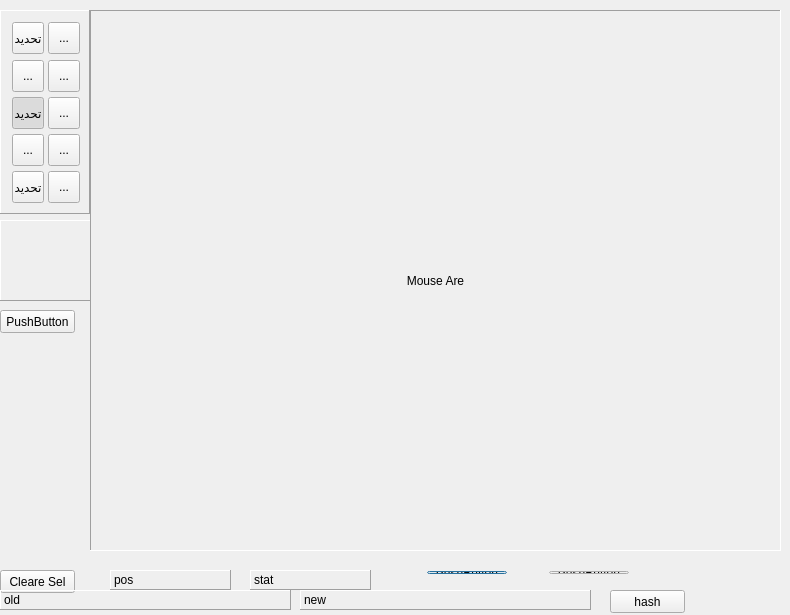
<?xml version="1.0" encoding="UTF-8"?>
<ui version="4.0">
 <class>Dialog</class>
 <widget class="QDialog" name="Dialog">
  <property name="geometry">
   <rect>
    <x>0</x>
    <y>0</y>
    <width>790</width>
    <height>615</height>
   </rect>
  </property>
  <property name="windowTitle">
   <string>Dialog</string>
  </property>
  <widget class="QWidget" name="layoutWidget">
   <property name="geometry">
    <rect>
     <x>380</x>
     <y>560</y>
     <width>296</width>
     <height>25</height>
    </rect>
   </property>
   <layout class="QHBoxLayout" name="horizontalLayout">
    <item>
     <spacer name="horizontalSpacer_2">
      <property name="orientation">
       <enum>Qt::Horizontal</enum>
      </property>
      <property name="sizeHint" stdset="0">
       <size>
        <width>40</width>
        <height>20</height>
       </size>
      </property>
     </spacer>
    </item>
    <item>
     <widget class="QPushButton" name="pushButton">
      <property name="text">
       <string>PushButton</string>
      </property>
     </widget>
    </item>
    <item>
     <spacer name="horizontalSpacer">
      <property name="orientation">
       <enum>Qt::Horizontal</enum>
      </property>
      <property name="sizeHint" stdset="0">
       <size>
        <width>40</width>
        <height>20</height>
       </size>
      </property>
     </spacer>
    </item>
    <item>
     <widget class="QPushButton" name="pushButton_2">
      <property name="text">
       <string>PushButton</string>
      </property>
     </widget>
    </item>
    <item>
     <spacer name="horizontalSpacer_3">
      <property name="orientation">
       <enum>Qt::Horizontal</enum>
      </property>
      <property name="sizeHint" stdset="0">
       <size>
        <width>40</width>
        <height>20</height>
       </size>
      </property>
     </spacer>
    </item>
   </layout>
  </widget>
  <widget class="QLabel" name="label_2">
   <property name="geometry">
    <rect>
     <x>110</x>
     <y>570</y>
     <width>121</width>
     <height>20</height>
    </rect>
   </property>
   <property name="frameShape">
    <enum>QFrame::Panel</enum>
   </property>
   <property name="frameShadow">
    <enum>QFrame::Raised</enum>
   </property>
   <property name="text">
    <string>pos</string>
   </property>
  </widget>
  <widget class="QLabel" name="label_3">
   <property name="geometry">
    <rect>
     <x>250</x>
     <y>570</y>
     <width>121</width>
     <height>20</height>
    </rect>
   </property>
   <property name="frameShape">
    <enum>QFrame::Panel</enum>
   </property>
   <property name="frameShadow">
    <enum>QFrame::Raised</enum>
   </property>
   <property name="text">
    <string>stat</string>
   </property>
  </widget>
  <widget class="QFrame" name="frame">
   <property name="geometry">
    <rect>
     <x>0</x>
     <y>10</y>
     <width>90</width>
     <height>204</height>
    </rect>
   </property>
   <property name="frameShape">
    <enum>QFrame::Panel</enum>
   </property>
   <property name="frameShadow">
    <enum>QFrame::Raised</enum>
   </property>
   <layout class="QGridLayout" name="gridLayout">
    <item row="0" column="0">
     <widget class="QToolButton" name="mB_sel">
      <property name="minimumSize">
       <size>
        <width>32</width>
        <height>32</height>
       </size>
      </property>
      <property name="toolTip">
       <string>تحديد</string>
      </property>
      <property name="text">
       <string>تحديد</string>
      </property>
      <property name="icon">
       <iconset resource="res.qrc">
        <normaloff>:/images/instruments-icons/cursor.png</normaloff>:/images/instruments-icons/cursor.png</iconset>
      </property>
      <property name="checkable">
       <bool>true</bool>
      </property>
      <property name="autoExclusive">
       <bool>true</bool>
      </property>
     </widget>
    </item>
    <item row="0" column="1">
     <widget class="QToolButton" name="mB_cls">
      <property name="minimumSize">
       <size>
        <width>32</width>
        <height>32</height>
       </size>
      </property>
      <property name="toolTip">
       <string>مسح</string>
      </property>
      <property name="text">
       <string>...</string>
      </property>
      <property name="icon">
       <iconset resource="res.qrc">
        <normaloff>:/images/instruments-icons/lastic.png</normaloff>:/images/instruments-icons/lastic.png</iconset>
      </property>
      <property name="checkable">
       <bool>true</bool>
      </property>
      <property name="autoExclusive">
       <bool>true</bool>
      </property>
     </widget>
    </item>
    <item row="1" column="0">
     <widget class="QToolButton" name="mB_pip">
      <property name="minimumSize">
       <size>
        <width>32</width>
        <height>32</height>
       </size>
      </property>
      <property name="toolTip">
       <string>إلتقاط اللون</string>
      </property>
      <property name="text">
       <string>...</string>
      </property>
      <property name="icon">
       <iconset resource="res.qrc">
        <normaloff>:/images/instruments-icons/pipette.png</normaloff>:/images/instruments-icons/pipette.png</iconset>
      </property>
      <property name="checkable">
       <bool>true</bool>
      </property>
      <property name="autoExclusive">
       <bool>true</bool>
      </property>
     </widget>
    </item>
    <item row="1" column="1">
     <widget class="QToolButton" name="mB_text">
      <property name="minimumSize">
       <size>
        <width>32</width>
        <height>32</height>
       </size>
      </property>
      <property name="toolTip">
       <string>نص</string>
      </property>
      <property name="text">
       <string>...</string>
      </property>
      <property name="icon">
       <iconset resource="res.qrc">
        <normaloff>:/images/instruments-icons/text.png</normaloff>:/images/instruments-icons/text.png</iconset>
      </property>
      <property name="checkable">
       <bool>true</bool>
      </property>
      <property name="autoExclusive">
       <bool>true</bool>
      </property>
     </widget>
    </item>
    <item row="2" column="0">
     <widget class="QToolButton" name="mB_pen">
      <property name="minimumSize">
       <size>
        <width>32</width>
        <height>32</height>
       </size>
      </property>
      <property name="toolTip">
       <string>قلم</string>
      </property>
      <property name="text">
       <string>تحديد</string>
      </property>
      <property name="icon">
       <iconset resource="res.qrc">
        <normaloff>:/images/instruments-icons/pencil.png</normaloff>:/images/instruments-icons/pencil.png</iconset>
      </property>
      <property name="checkable">
       <bool>true</bool>
      </property>
      <property name="checked">
       <bool>true</bool>
      </property>
      <property name="autoExclusive">
       <bool>true</bool>
      </property>
     </widget>
    </item>
    <item row="2" column="1">
     <widget class="QToolButton" name="mB_line">
      <property name="minimumSize">
       <size>
        <width>32</width>
        <height>32</height>
       </size>
      </property>
      <property name="toolTip">
       <string>خط</string>
      </property>
      <property name="text">
       <string>...</string>
      </property>
      <property name="icon">
       <iconset resource="res.qrc">
        <normaloff>:/images/instruments-icons/line.png</normaloff>:/images/instruments-icons/line.png</iconset>
      </property>
      <property name="checkable">
       <bool>true</bool>
      </property>
      <property name="autoExclusive">
       <bool>true</bool>
      </property>
     </widget>
    </item>
    <item row="3" column="0">
     <widget class="QToolButton" name="mB_spr">
      <property name="minimumSize">
       <size>
        <width>32</width>
        <height>32</height>
       </size>
      </property>
      <property name="toolTip">
       <string>رشاش</string>
      </property>
      <property name="text">
       <string>...</string>
      </property>
      <property name="icon">
       <iconset resource="res.qrc">
        <normaloff>:/images/instruments-icons/spray.png</normaloff>:/images/instruments-icons/spray.png</iconset>
      </property>
      <property name="checkable">
       <bool>true</bool>
      </property>
      <property name="autoExclusive">
       <bool>true</bool>
      </property>
     </widget>
    </item>
    <item row="3" column="1">
     <widget class="QToolButton" name="mB_fill">
      <property name="minimumSize">
       <size>
        <width>32</width>
        <height>32</height>
       </size>
      </property>
      <property name="toolTip">
       <string>تعبئة</string>
      </property>
      <property name="text">
       <string>...</string>
      </property>
      <property name="icon">
       <iconset resource="res.qrc">
        <normaloff>:/images/instruments-icons/fill.png</normaloff>:/images/instruments-icons/fill.png</iconset>
      </property>
      <property name="checkable">
       <bool>true</bool>
      </property>
      <property name="autoExclusive">
       <bool>true</bool>
      </property>
     </widget>
    </item>
    <item row="4" column="0">
     <widget class="QToolButton" name="mB_rec">
      <property name="minimumSize">
       <size>
        <width>32</width>
        <height>32</height>
       </size>
      </property>
      <property name="toolTip">
       <string>مستطيل</string>
      </property>
      <property name="text">
       <string>تحديد</string>
      </property>
      <property name="icon">
       <iconset resource="res.qrc">
        <normaloff>:/images/instruments-icons/rectangle.png</normaloff>:/images/instruments-icons/rectangle.png</iconset>
      </property>
      <property name="checkable">
       <bool>true</bool>
      </property>
      <property name="autoExclusive">
       <bool>true</bool>
      </property>
     </widget>
    </item>
    <item row="4" column="1">
     <widget class="QToolButton" name="mB_clip">
      <property name="minimumSize">
       <size>
        <width>32</width>
        <height>32</height>
       </size>
      </property>
      <property name="toolTip">
       <string>دائرة</string>
      </property>
      <property name="text">
       <string>...</string>
      </property>
      <property name="icon">
       <iconset resource="res.qrc">
        <normaloff>:/images/instruments-icons/ellipse.png</normaloff>:/images/instruments-icons/ellipse.png</iconset>
      </property>
      <property name="checkable">
       <bool>true</bool>
      </property>
      <property name="autoExclusive">
       <bool>true</bool>
      </property>
     </widget>
    </item>
   </layout>
  </widget>
  <widget class="QLabel" name="label_4">
   <property name="geometry">
    <rect>
     <x>0</x>
     <y>220</y>
     <width>91</width>
     <height>81</height>
    </rect>
   </property>
   <property name="frameShape">
    <enum>QFrame::Panel</enum>
   </property>
   <property name="frameShadow">
    <enum>QFrame::Raised</enum>
   </property>
   <property name="text">
    <string/>
   </property>
   <property name="alignment">
    <set>Qt::AlignLeading|Qt::AlignLeft|Qt::AlignTop</set>
   </property>
  </widget>
  <widget class="QPushButton" name="pushButton_3">
   <property name="geometry">
    <rect>
     <x>0</x>
     <y>310</y>
     <width>75</width>
     <height>23</height>
    </rect>
   </property>
   <property name="text">
    <string>PushButton</string>
   </property>
  </widget>
  <widget class="my_qlabel" name="label">
   <property name="geometry">
    <rect>
     <x>90</x>
     <y>10</y>
     <width>691</width>
     <height>541</height>
    </rect>
   </property>
   <property name="mouseTracking">
    <bool>true</bool>
   </property>
   <property name="focusPolicy">
    <enum>Qt::NoFocus</enum>
   </property>
   <property name="frameShape">
    <enum>QFrame::Panel</enum>
   </property>
   <property name="frameShadow">
    <enum>QFrame::Sunken</enum>
   </property>
   <property name="lineWidth">
    <number>1</number>
   </property>
   <property name="text">
    <string>Mouse Are</string>
   </property>
   <property name="alignment">
    <set>Qt::AlignCenter</set>
   </property>
  </widget>
  <widget class="QPushButton" name="pushButton_4">
   <property name="geometry">
    <rect>
     <x>0</x>
     <y>570</y>
     <width>75</width>
     <height>23</height>
    </rect>
   </property>
   <property name="text">
    <string>Cleare Sel</string>
   </property>
  </widget>
  <widget class="QPushButton" name="pushButton_5">
   <property name="geometry">
    <rect>
     <x>610</x>
     <y>590</y>
     <width>75</width>
     <height>23</height>
    </rect>
   </property>
   <property name="text">
    <string>hash</string>
   </property>
  </widget>
  <widget class="QLabel" name="label_5">
   <property name="geometry">
    <rect>
     <x>0</x>
     <y>590</y>
     <width>291</width>
     <height>20</height>
    </rect>
   </property>
   <property name="frameShape">
    <enum>QFrame::Panel</enum>
   </property>
   <property name="frameShadow">
    <enum>QFrame::Raised</enum>
   </property>
   <property name="text">
    <string>old</string>
   </property>
  </widget>
  <widget class="QLabel" name="label_6">
   <property name="geometry">
    <rect>
     <x>300</x>
     <y>590</y>
     <width>291</width>
     <height>20</height>
    </rect>
   </property>
   <property name="frameShape">
    <enum>QFrame::Panel</enum>
   </property>
   <property name="frameShadow">
    <enum>QFrame::Raised</enum>
   </property>
   <property name="text">
    <string>new</string>
   </property>
  </widget>
  <zorder>pushButton_3</zorder>
  <zorder>layoutWidget</zorder>
  <zorder>label_2</zorder>
  <zorder>label_3</zorder>
  <zorder>frame</zorder>
  <zorder>label_4</zorder>
  <zorder>label</zorder>
  <zorder>pushButton_4</zorder>
  <zorder>pushButton_5</zorder>
  <zorder>label_5</zorder>
  <zorder>label_6</zorder>
 </widget>
 <layoutdefault spacing="6" margin="11"/>
 <customwidgets>
  <customwidget>
   <class>my_qlabel</class>
   <extends>QLabel</extends>
   <header location="global">my_qlabel.h</header>
   <slots>
    <signal>mouse_Press()</signal>
    <signal>mouse_Move()</signal>
    <signal>mouse_Release()</signal>
    <signal>mouse_leave()</signal>
    <signal>mouse_paint()</signal>
   </slots>
  </customwidget>
 </customwidgets>
 <resources>
  <include location="res.qrc"/>
 </resources>
 <connections/>
</ui>
